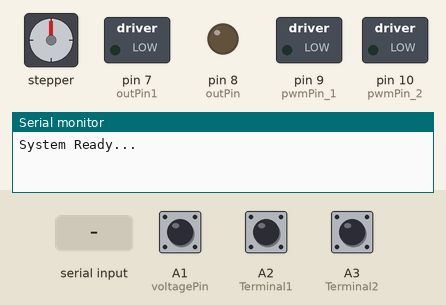
Bench run of a sketch on a simulated Arduino Uno, built with avr-gcc and run on an emulated ATmega328P. Shown: stepper motor, switched loads named in the sketch (green lamp = pin HIGH), output pins drawn as LEDs (lit = HIGH), the last lines printed to the serial monitor. Wiring (inferred from the names in the program): stepper motor (200 steps per turn assumed): coils pin 3, pin 4, pin 5, pin 6. Inputs (shaded band) come from the test bench; at power-on: A2 (Terminal1) HIGH, A3 (Terminal2) HIGH, A1 (voltagePin) HIGH.

Above: at 1.2 s.
1.3 s: "L" received over Serial
2.9 s: A2 (Terminal1) pulled LOW for 0.15 s
At 3.18 s:
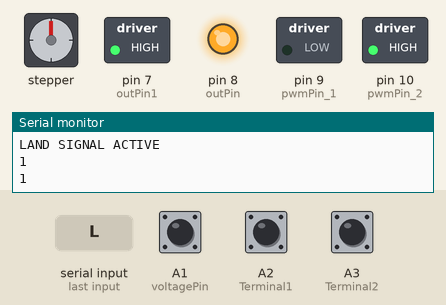
4.7 s: A3 (Terminal2) pulled LOW for 0.15 s
At 4.89 s:
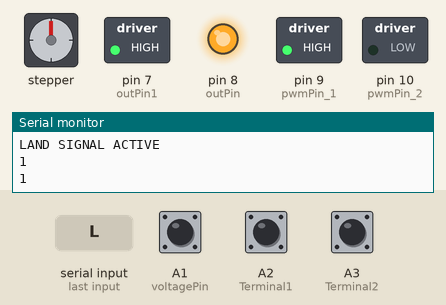
6.4 s: A3 (Terminal2) pulled LOW for 3.2 s
At 10.9 s:
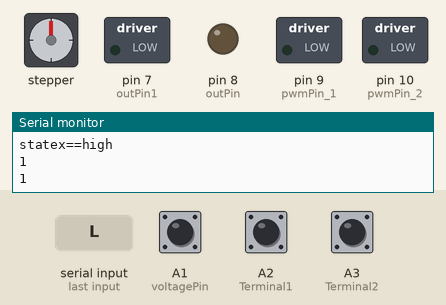
11.2 s: "T" received over Serial
Timing chart, 0 to 13.7 s (numbered marks = the images above; inputs shaded):
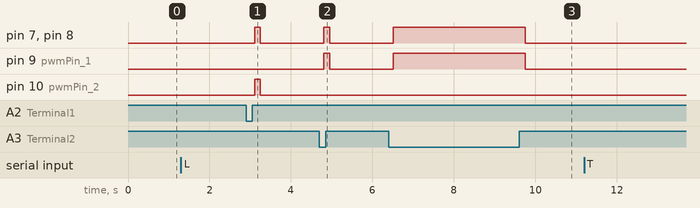

Measured:
- after the input at 2.9 s, pin 7 (outPin1), pin 8 (outPin), pin 10 (pwmPin_2): LOW → HIGH after 0.21 s, → LOW 0.14 s later
- after the input at 4.7 s, pin 7 (outPin1), pin 8 (outPin), pin 9 (pwmPin_1): LOW → HIGH after 0.11 s, → LOW 0.14 s later
- after the input at 6.4 s, pin 7 (outPin1), pin 8 (outPin), pin 9 (pwmPin_1): LOW → HIGH after 0.12 s, → LOW 3.2 s later

The sketch:

Base_Station.ino
```cpp
// ===================================================
// ANALOG INPUTS
// ===================================================

int voltagePin = A1;

// Battery terminal check
int Terminal1 = A2;
int Terminal2 = A3;

// ===================================================
// PWM PINS
// ===================================================

int pwmPin_1 = 9;
int pwmPin_2 = 10;

// ===================================================
// H-BRIDGE
// ===================================================

int outPin = 8;
int outPin1 = 7;

// ===================================================
// INPUT PINS
// ===================================================

// Start trigger
bool inputState = HIGH;
char serialCommand;

// ===================================================
// STEPPER MOTOR PINS
// ===================================================

int IN1 = 3;
int IN2 = 4;
int IN3 = 5;
int IN4 = 6;

// ===================================================
// STEPPER SEQUENCE
// ===================================================

int stepSequence[4][4] = {
  {1, 0, 0, 1},
  {1, 0, 1, 0},
  {0, 1, 1, 0},
  {0, 1, 0, 1}
};

int stepDelay = 3;
int stepDelay_B = 3;

// Motor setting
int stepsPerRevolution = 200;
int rotations = 0;//109,108

// ===================================================
// EDGE DETECTION
// ===================================================

int lastState = HIGH;
unsigned long lastPrintTime = 0;

int state1 = 1;
int state2 = 1;
int Voltage_M = 1;

// ===================================================
// SETUP
// ===================================================

void setup() {

  Serial.begin(9600);

  // PWM
  pinMode(pwmPin_1, OUTPUT);
  pinMode(pwmPin_2, OUTPUT);

  // H-Bridge
  pinMode(outPin, OUTPUT);
  pinMode(outPin1, OUTPUT);

  // Trigger Input
  //pinMode(inputPin, INPUT);

  pinMode(Terminal1, INPUT_PULLUP);
  pinMode(Terminal2, INPUT_PULLUP);
  pinMode(voltagePin, INPUT_PULLUP);


  // Stepper Outputs
  pinMode(IN1, OUTPUT);
  pinMode(IN2, OUTPUT);
  pinMode(IN3, OUTPUT);
  pinMode(IN4, OUTPUT);

  Serial.println("System Ready...");

}

// ===================================================
// MAIN LOOP
// ===================================================

void loop() {

  state1 = digitalRead(Terminal1);
  state2 = digitalRead(Terminal2);
  Voltage_M = digitalRead(voltagePin);
  //Serial.println(state1);
  //Serial.println(state2);

    // Read Serial Commands
  if (Serial.available())
  {
    serialCommand = Serial.read();

    if (serialCommand == 'L' || serialCommand == 'l')
    {
        inputState = LOW;     // Simulate trigger pressed
        Serial.println("START COMMAND RECEIVED");
    }

    if (serialCommand == 'T' || serialCommand == 't')
    {
        inputState = HIGH;    // Simulate trigger released
        Serial.println("STOP COMMAND RECEIVED");
    }
  }

  int currentState = inputState;

  // Detect pulse
  if (lastState == HIGH && currentState == LOW) {

    delay(20);

    if (inputState == LOW) {

      Serial.println("START SIGNAL RECEIVED");

      runStepperSequence();
    }
  }

  lastState = currentState;

  if (inputState == LOW) {

    if (millis() - lastPrintTime > 500) {
      Serial.println("LAND SIGNAL ACTIVE");
      lastPrintTime = millis();
    }
    monitorVoltageAndBridge();
  }
  else {

     turnOffBridge();


    //Serial.println("nth");
    delay(100);
  }
}

// ===================================================
// STEPPER CONTROL
// ===================================================

void runStepperSequence() {

  int totalSteps = rotations * stepsPerRevolution;

  // Forward
  for (int i = 0; i < totalSteps; i++) {

    stepMotor(i % 4);

    delay(stepDelay);
    //Serial.println(state1);

    if ( state2 == 0 || state1 == 0 )
    {
        break;
    }
  }

  delay(500);

  // Reverse
  for (int i = 0; i < totalSteps; i++) {

    stepMotor(3-(i % 4));

    delay(stepDelay_B);
  }

  releaseMotor();

  Serial.println("Home Position Reached.");
}

// ===================================================
// POWER + H-BRIDGE MONITORING
// ===================================================

void monitorVoltageAndBridge() {

  Serial.println(state2);
  Serial.println(state1);

  // ==========================================
  // H-BRIDGE DIRECTION
  // ==========================================

  delay(100);

  if((state2 == 0 || state1 == 0 ) && Voltage_M == 0 )
  {
    delay(100);
    turnOffBridge();
    if (millis() - lastPrintTime > 490) { // Sync with loop print
      Serial.println("CHARGE FULL");
    }
    return;
  }

  if (state1 == 0 && state2 == 1 && Voltage_M == 1 ) {

    digitalWrite(pwmPin_2, HIGH);
    digitalWrite(pwmPin_1, LOW);
    digitalWrite(outPin, HIGH);
    digitalWrite(outPin1, HIGH);
    Serial.println("CHARGE");

    Serial.println("state==high");

    delay(20);
  }

  else if (state2 == 0 && state1 == 1 &&  Voltage_M == 1) {

    digitalWrite(pwmPin_1, HIGH);
    digitalWrite(pwmPin_2, LOW);
    digitalWrite(outPin, HIGH);
    digitalWrite(outPin1, HIGH);
    Serial.println("CHARGE");

    Serial.println("state2==high");

    delay(20);
  }
  else
  {

    turnOffBridge();

    Serial.println("statex==high");

  }

  delay(20);

}


//======================================================
//TURN OFF BRIDGE
//=====================================================
void turnOffBridge() {

  digitalWrite(outPin, LOW);
  digitalWrite(outPin1, LOW);
  digitalWrite(pwmPin_1, LOW);
  digitalWrite(pwmPin_2, LOW);


}
// ===================================================
// STEP MOTOR
// ===================================================

void stepMotor(int step) {

  digitalWrite(IN1, stepSequence[step][0]);
  digitalWrite(IN2, stepSequence[step][1]);
  digitalWrite(IN3, stepSequence[step][2]);
  digitalWrite(IN4, stepSequence[step][3]);
}

// ===================================================
// RELEASE MOTOR
// ===================================================

void releaseMotor() {

  digitalWrite(IN1, LOW);
  digitalWrite(IN2, LOW);
  digitalWrite(IN3, LOW);
  digitalWrite(IN4, LOW);

  Serial.println("Motor Released.");
}
```
